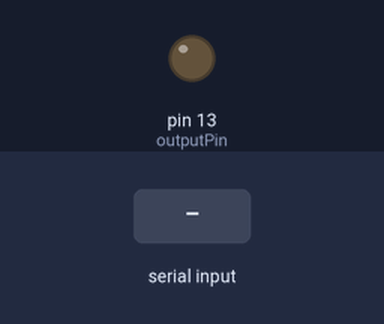
A sketch run on a simulated Arduino Uno, built with avr-gcc and run on an emulated ATmega328P. Parts: output pins drawn as LEDs (lit = HIGH). The test bench sets the inputs (shaded band). What the sketch prints to the serial monitor is not drawn.

Above: at 1.2 s.
1.3 s: "1" received over Serial
At 1.8 s:
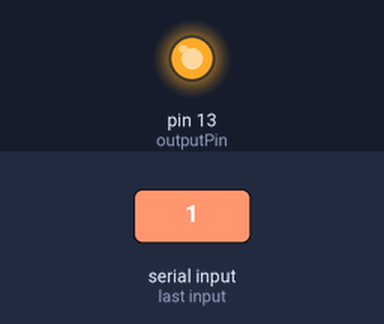
2.8 s: "0" received over Serial
At 4.1 s:
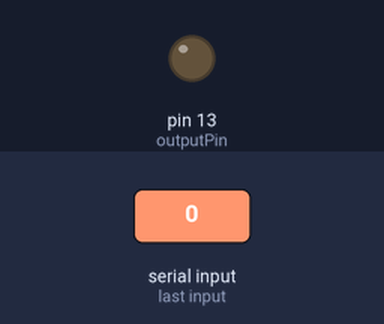
Timing chart, 0 to 5.8 s (numbered marks = the images above; inputs shaded):
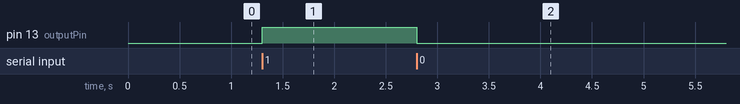

Measured:
- after the input at 1.3 s, pin 13 (outputPin): LOW → HIGH at once
- after the input at 2.8 s, pin 13 (outputPin): HIGH → LOW at once

The sketch:

sketch_may12a.ino
```cpp
int inputPin = 2;
int outputPin = 13;

void setup() {
  // put your setup code here, to run once:
  pinMode(inputPin, INPUT);
  pinMode(outputPin, OUTPUT);

  //start Serial interface
  Serial.begin(57600);
  Serial.println("Enter 1 or 0");

}

void loop() {
  // put your main code here, to run repeatedly:
  wait_trigger();

}

void wait_trigger() {
  if (Serial.available() > 0)
  {
    char ch = Serial.read();
    if (ch == '1')
    {
      digitalWrite(outputPin, HIGH);
    }
    else if (ch == '0')
    {
      digitalWrite(outputPin, LOW);
    }
  }
}
```
